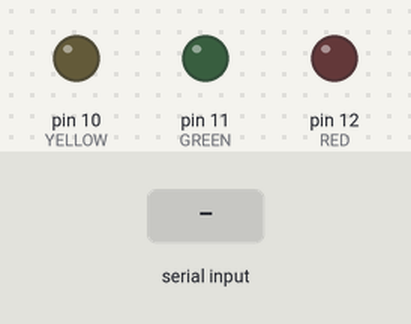
Recording of a sketch running on a simulated Arduino Uno, built with avr-gcc and run on an emulated ATmega328P. Parts: output pins drawn as LEDs (lit = HIGH). The test bench sets the inputs (shaded band). Random numbers use the default seed unless the sketch sets one.

Above: at 1.9 s.
2.0 s: "1" received over Serial
At 4.5 s:
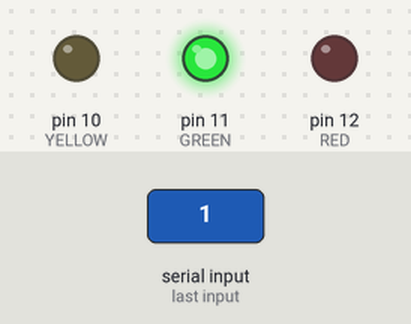
5.0 s: "0" received over Serial
At 7.6 s:
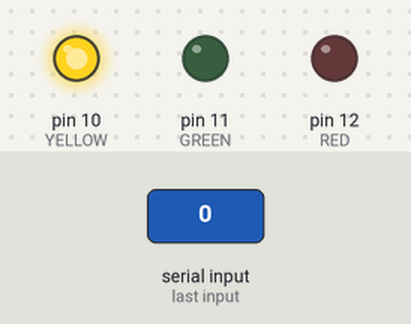
8.0 s: "2" received over Serial
At 11.7 s:
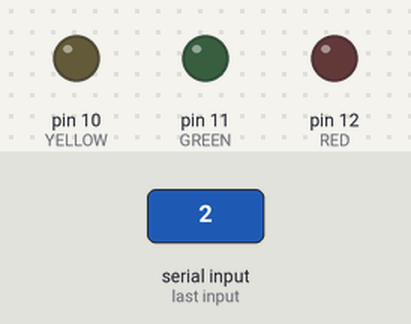
Timing chart, 0 to 13.2 s (numbered marks = the images above; inputs shaded):
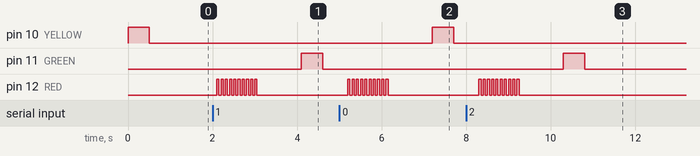

Measured:
- after the input at 2.0 s, pin 11 (GREEN): LOW → HIGH after 2.1 s, → LOW 0.50 s later; pin 12 (RED): alternates HIGH for 0.05 s and LOW for 0.05 s, 20 changes in all, then stays LOW, starting after 0.10 s
- after the input at 5.0 s, pin 10 (YELLOW): LOW → HIGH after 2.2 s, → LOW 0.50 s later; pin 12 (RED): alternates HIGH for 0.05 s and LOW for 0.05 s, 20 changes in all, then stays LOW, starting after 0.20 s
- after the input at 8.0 s, pin 11 (GREEN): LOW → HIGH after 2.3 s, → LOW 0.50 s later; pin 12 (RED): alternates HIGH for 0.05 s and LOW for 0.05 s, 20 changes in all, then stays LOW, starting after 0.30 s

The sketch:

receiver_final.ino
```cpp
bool waitingForInput = false;
#define RED 12
#define GREEN 11
#define YELLOW 10

byte randomSequence[50];
int sequenceLength = 0;
int sequencePosition = 0;
byte code = 0;

void flashRed();
void flashGreen();

void setup() {
  Serial.begin(9600);
  pinMode(RED, OUTPUT);
  pinMode(GREEN, OUTPUT);
  pinMode(YELLOW, OUTPUT);
  randomSeed(analogRead(0));
}

void loop() {
  if(!waitingForInput)
  {
    waitingForInput = true;
    int r = random(1, 4);
    randomSequence[sequenceLength] = r;
    sequenceLength++;
    for(int i = 0; i < sequenceLength; i++)
    {
      switch(randomSequence[i])
       {
         case 1: digitalWrite(RED, HIGH); delay(500); digitalWrite(RED, LOW); delay(500); break;
         case 2: digitalWrite(GREEN, HIGH); delay(500); digitalWrite(GREEN, LOW); delay(500); break;
         case 3: digitalWrite(YELLOW, HIGH); delay(500); digitalWrite(YELLOW, LOW); delay(500); break;
       }
    }
  }

  else if(Serial.available() > 0 && sequencePosition < sequenceLength)
  {
    code = Serial.read();
    delay(100);
    if(code == randomSequence[sequencePosition])
    {
      switch(code)
       {
         case 1: digitalWrite(RED, HIGH); delay(500); digitalWrite(RED, LOW); delay(500); break;
         case 2: digitalWrite(GREEN, HIGH); delay(500); digitalWrite(GREEN, LOW); delay(500); break;
         case 3: digitalWrite(YELLOW, HIGH); delay(500); digitalWrite(YELLOW, LOW); delay(500); break;
       }
       sequencePosition++;
    }
    else
       flashRed();
  }

  else if(sequencePosition == sequenceLength)  //at end of one round
  {
    sequencePosition = 0;
    waitingForInput = false;
    flashGreen();
  }
}

void flashRed() //when player goes wrong, game is done
{
  for(int i = 0; i < 10; i++)
  {
    digitalWrite(RED, HIGH);
    delay(50);
    digitalWrite(RED, LOW);
    delay(50);
  }
   sequenceLength = 0;
   sequencePosition = 0;
   code = 0;
   delay(1000);
   waitingForInput = false;
}

void flashGreen() //when player finishes round correctly, green flashes one before next sequence
{
  for(int i = 0; i < 10; i++)
  {
    digitalWrite(GREEN, HIGH);
    delay(50);
    digitalWrite(GREEN, LOW);
    delay(50);
  }
  delay(500);
}
```
